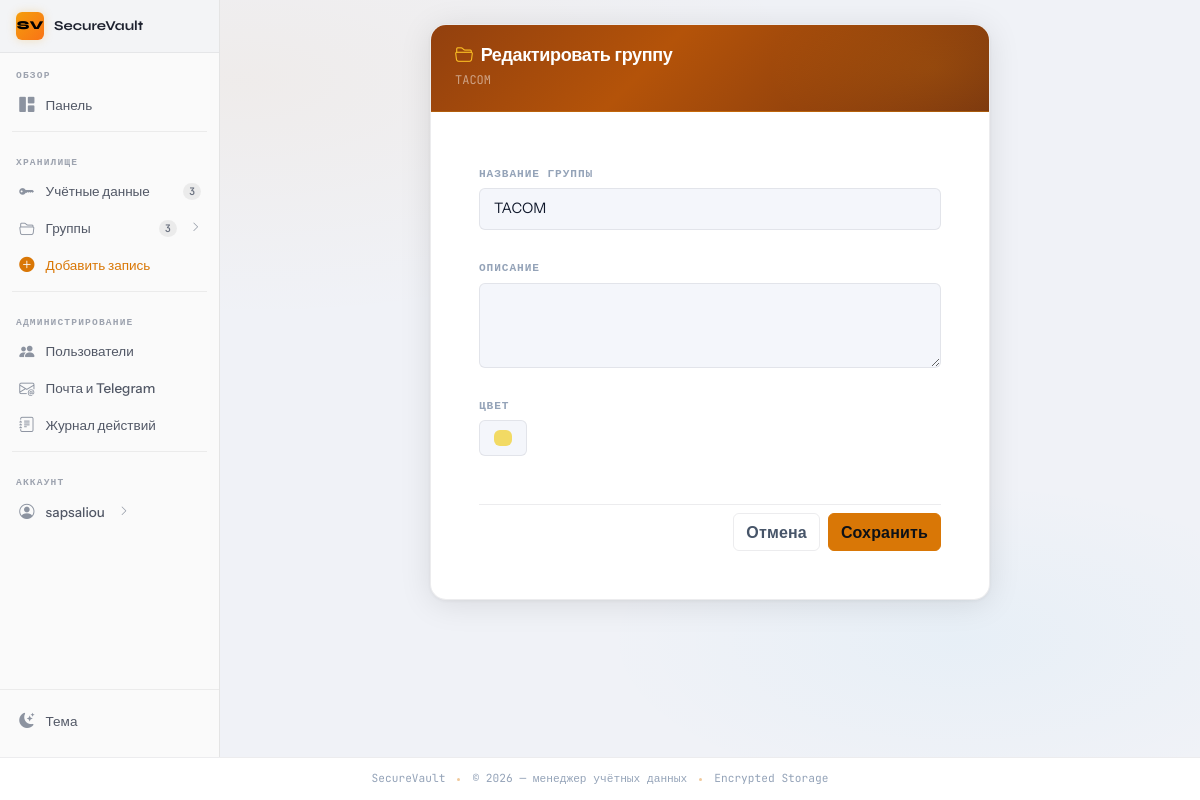
/credentials/group/2/edit (signed in), run on the app's committed database.
### app/models.py (models this page shows, shortened)
class User(UserMixin, db.Model):
    id = db.Column(db.Integer, primary_key=True)
    username = db.Column(db.String(80), unique=True, nullable=False, index=True)
    email = db.Column(db.String(120), unique=True, nullable=False, index=True)
    password_hash = db.Column(db.String(255), nullable=False)
    created_at = db.Column(db.DateTime, default=datetime.utcnow)
    last_login = db.Column(db.DateTime)
    is_active = db.Column(db.Boolean, default=True)
    is_admin = db.Column(db.Boolean, default=False, nullable=False)
    credentials = db.relationship('Credential', backref='owner', lazy='dynamic', cascade='all, delete-orphan')
    groups = db.relationship('CredentialGroup', backref='creator', lazy='dynamic', cascade='all, delete-orphan')
    shares_received = db.relationship(
        'CredentialShare',
        foreign_keys='CredentialShare.shared_with_user_id',
        back_populates='shared_with_user',
        lazy='dynamic',
    )

class CredentialGroup(db.Model):
    id = db.Column(db.Integer, primary_key=True)
    name = db.Column(db.String(120), nullable=False)
    description = db.Column(db.Text)
    user_id = db.Column(db.Integer, db.ForeignKey('user.id'), nullable=False)
    created_at = db.Column(db.DateTime, default=datetime.utcnow)
    color = db.Column(db.String(7), default='#3b82f6')
    credentials = db.relationship('Credential', backref='group', lazy='dynamic', cascade='all, delete-orphan')

### app/routes.py (the view, shortened to what this page needs)
@credential_bp.route('/group/<int:group_id>/edit', methods=['GET', 'POST'])
@login_required
def edit_group(group_id):
    group = CredentialGroup.query.get_or_404(group_id)
    if group.user_id != current_user.id:
        flash('У вас нет доступа', 'danger')
        return redirect(url_for('credential_bp.list_credentials'))
    form = GroupForm()
    if request.method == 'GET':
        form.name.data = group.name
        form.description.data = group.description
        form.color.data = group.color or '#6366f1'
    return render_template('edit_group.html', form=form, group=group)

### app/forms.py
class GroupForm(FlaskForm):
    name = StringField('Название группы', validators=[DataRequired(), Length(min=1, max=120)])
    description = TextAreaField('Описание', validators=[Optional()])
    color = StringField(
        'Цвет',
        default='#6366f1',
        validators=[Optional()],
        render_kw={'type': 'color', 'class': 'form-control form-control-color'},
    )
    submit = SubmitField('Создать группу')

### app/templates/edit_group.html (shortened to what this page needs)
{% extends "base.html" %}
{% block content %}
<div class="py-4 animate-fadein" style="max-width:560px;margin-inline:auto;">
  <div class="card-form">
    <div class="card-form-header">
      <h4><i class="bi bi-folder2-open"></i> Редактировать группу</h4>
      <small>{{ group.name }}</small>
    </div>
    <div class="p-4 p-md-5">
      <form method="POST" novalidate>
        <div class="mb-4">
          {{ form.name.label(class="form-label") }}
          {% if form.name.errors %}
            {{ form.name(class="form-control is-invalid") }}
            <div class="invalid-feedback d-block">{% for e in form.name.errors %}{{ e }}{% endfor %}</div>
          {% else %}
            {{ form.name(class="form-control") }}
          {% endif %}
        </div>
        <div class="mb-4">
          {{ form.description.label(class="form-label") }}
          {{ form.description(class="form-control", rows=3) }}
        </div>
        <div class="mb-5">
          {{ form.color.label(class="form-label") }}
          {{ form.color() }}
        </div>
        <div class="d-flex gap-2 justify-content-end pt-2" style="border-top:1px solid var(--border);">
          <a href="{{ url_for('credential_bp.list_credentials') }}" class="btn btn-outline-secondary">Отмена</a>
          {{ form.submit(class="btn btn-primary", value="Сохранить") }}
        </div>
      </form>
    </div>
  </div>
</div>
{% endblock %}

### app/templates/partials/sidebar_right.html (shortened to what this page needs)
<div class="sv-sidebar-project">
  <div class="sv-sidebar-project-icon">SV</div>
  <span class="sv-sidebar-project-name">SecureVault</span>
</div>
<nav aria-label="Основная навигация">
  <span class="sv-sidebar-section-label">Обзор</span>
  <ul class="sv-nav">
    <li class="sv-nav-item">
      <a class="sv-nav-link" href="{{ url_for('main.dashboard') }}">
        <span class="sv-nav-icon"><i class="bi bi-grid-1x2-fill"></i></span>
        <span>Панель</span>
      </a>
    </li>
  </ul>
  <div class="sv-sidebar-divider"></div>
  <span class="sv-sidebar-section-label">Хранилище</span>
  <ul class="sv-nav">
    <li class="sv-nav-item">
      <a class="sv-nav-link" href="{{ url_for('credential_bp.list_credentials') }}">
        <span class="sv-nav-icon"><i class="bi bi-key-fill"></i></span>
        <span>Учётные данные</span>
        <span class="sv-nav-badge {% if current_user.credentials.count() == 0 %}sv-nav-badge-0{% endif %}">
          {{ current_user.credentials.count() }}
        </span>
      </a>
    </li>
    <li class="sv-nav-item">
      <button class="sv-nav-link"
              type="button"
              data-bs-toggle="collapse"
              data-bs-target="#sbGroups"
              aria-expanded="false"
              aria-controls="sbGroups">
        <span class="sv-nav-icon"><i class="bi bi-folder2-open"></i></span>
        <span>Группы</span>
        <span class="sv-nav-badge {% if current_user.groups.count() == 0 %}sv-nav-badge-0{% endif %}">
          {{ current_user.groups.count() }}
        </span>
        <i class="bi bi-chevron-right sv-nav-arrow ms-1"></i>
      </button>
          {% set groups = current_user.groups.order_by('name').all() %}
    </li>
    <li class="sv-nav-item">
      <a class="sv-nav-link" href="{{ url_for('credential_bp.add_credential') }}"
         style="color: var(--accent);">
        <span class="sv-nav-icon" style="color:var(--accent);"><i class="bi bi-plus-circle-fill"></i></span>
        <span>Добавить запись</span>
      </a>
    </li>
  </ul>
  {% if current_user.is_admin %}
  <div class="sv-sidebar-divider"></div>
  <span class="sv-sidebar-section-label">Администрирование</span>
  <ul class="sv-nav">
    <li class="sv-nav-item">
      <a class="sv-nav-link" href="{{ url_for('admin.admin_user_list') }}">
        <span class="sv-nav-icon"><i class="bi bi-people-fill"></i></span>
        <span>Пользователи</span>
      </a>
    </li>
    <li class="sv-nav-item">
      <a class="sv-nav-link" href="{{ url_for('admin.admin_delivery_settings') }}">
        <span class="sv-nav-icon"><i class="bi bi-envelope-at"></i></span>
        <span>Почта и Telegram</span>
      </a>
    </li>
    <li class="sv-nav-item">
      <a class="sv-nav-link" href="{{ url_for('admin.admin_audit_log') }}">
        <span class="sv-nav-icon"><i class="bi bi-journal-text"></i></span>
        <span>Журнал действий</span>
      </a>
    </li>
  </ul>
  {% endif %}
  <div class="sv-sidebar-divider"></div>
  <span class="sv-sidebar-section-label">Аккаунт</span>
  <ul class="sv-nav">
    <li class="sv-nav-item">
      <button class="sv-nav-link"
              type="button"
              data-bs-toggle="collapse"
              data-bs-target="#sbAccount"
              aria-expanded="false"
              aria-controls="sbAccount">
        <span class="sv-nav-icon"><i class="bi bi-person-circle"></i></span>
        <span class="text-truncate">{{ current_user.username }}</span>
        <i class="bi bi-chevron-right sv-nav-arrow ms-1"></i>
      </button>
    </li>
  </ul>
</nav>
<div class="sv-sidebar-actions">
  <button type="button" class="sv-theme-btn theme-toggle" title="Сменить тему">
    <span class="sv-nav-icon">
      <i class="bi bi-moon-stars-fill theme-icon-dark"></i>
    </span>
    <span>Тема</span>
  </button>
</div>

### app/static/css/sidebar.css (style rules this page uses)
:root, [data-bs-theme="dark"] { --sv-sidebar-bg: #1f1f1f; --sv-sidebar-border: rgba(255,255,255,0.07); --sv-sidebar-text: #b0b7c3; --sv-sidebar-text-hover:#e8eaf0; --sv-sidebar-active-bg: rgba(255,255,255,0.08); --sv-sidebar-active-border: var(--accent); --sv-sidebar-icon: #6b7280; --sv-sidebar-icon-hover:#c9d1de; --sv-sidebar-section: #6b7280; --sv-sidebar-scrollbar: #2e3340; --sv-sidebar-header-bg: #161616; --sv-sidebar-divider: rgba(255,255,255,0.06); --sv-sidebar-badge-bg: rgba(255,255,255,0.08); --sv-sidebar-badge: #8b929e; }
[data-bs-theme="light"] { --sv-sidebar-bg: #fafafa; --sv-sidebar-border: rgba(0,0,0,0.09); --sv-sidebar-text: #525866; --sv-sidebar-text-hover:#1f2330; --sv-sidebar-active-bg: rgba(0,0,0,0.05); --sv-sidebar-active-border: var(--accent); --sv-sidebar-icon: #8c93a0; --sv-sidebar-icon-hover:#374151; --sv-sidebar-section: #9da3af; --sv-sidebar-scrollbar: #d0d4db; --sv-sidebar-header-bg: #f3f4f6; --sv-sidebar-divider: rgba(0,0,0,0.06); --sv-sidebar-badge-bg: rgba(0,0,0,0.06); --sv-sidebar-badge: #6b7280; }
.sv-sidebar-project { background: var(--sv-sidebar-header-bg); border-bottom: 1px solid var(--sv-sidebar-divider); padding: 0.75rem 1rem; display: flex; align-items: center; gap: 0.625rem; flex-shrink: 0; }
.sv-sidebar-project-icon { width: 1.75rem; height: 1.75rem; border-radius: 6px; background: linear-gradient(135deg, var(--amber-500), #f97316); display: flex; align-items: center; justify-content: center; font-size: 0.75rem; color: #000; font-weight: 800; font-family: var(--font-display); flex-shrink: 0; box-shadow: 0 0 10px rgba(245,158,11,0.25); }
.sv-sidebar-project-name { font-family: var(--font-display); font-size: 0.85rem; font-weight: 700; color: var(--sv-sidebar-text-hover); white-space: nowrap; overflow: hidden; text-overflow: ellipsis; }
.sv-sidebar-section-label { font-family: var(--font-mono); font-size: 0.6rem; font-weight: 700; letter-spacing: 0.12em; text-transform: uppercase; color: var(--sv-sidebar-section); padding: 0.875rem 1rem 0.3rem; display: block; user-select: none; }
.sv-nav { list-style: none; padding: 0 0.5rem; margin: 0; display: flex; flex-direction: column; gap: 1px; }
.sv-nav-item { position: relative; }
.sv-nav-link { display: flex; align-items: center; gap: 0.625rem; padding: 0.45rem 0.625rem; border-radius: 6px; color: var(--sv-sidebar-text); text-decoration: none; font-size: 0.845rem; font-weight: 500; transition: background 160ms, color 160ms; cursor: pointer; border: none; background: none; width: 100%; text-align: left; line-height: 1.4; position: relative; }
.sv-nav-icon { color: var(--sv-sidebar-icon); font-size: 0.95rem; width: 1.1rem; display: flex; align-items: center; justify-content: center; flex-shrink: 0; transition: color 160ms; }
.sv-nav-badge { margin-left: auto; font-family: var(--font-mono); font-size: 0.65rem; font-weight: 600; background: var(--sv-sidebar-badge-bg); color: var(--sv-sidebar-badge); border-radius: 999px; padding: 0.1em 0.55em; min-width: 1.4em; text-align: center; flex-shrink: 0; }
.sv-nav-arrow { margin-left: auto; color: var(--sv-sidebar-icon); font-size: 0.65rem; transition: transform 220ms var(--ease-out), color 160ms; flex-shrink: 0; }
.sv-sidebar-divider { height: 1px; background: var(--sv-sidebar-divider); margin: 0.5rem 0.75rem; flex-shrink: 0; }
.sv-sidebar-actions { margin-top: auto; padding: 0.75rem 0.5rem 1rem; border-top: 1px solid var(--sv-sidebar-divider); flex-shrink: 0; }
.sv-theme-btn { display: flex; align-items: center; gap: 0.625rem; padding: 0.45rem 0.625rem; border-radius: 6px; color: var(--sv-sidebar-text); font-size: 0.845rem; font-weight: 500; background: none; border: none; width: 100%; text-align: left; cursor: pointer; transition: background 160ms, color 160ms; }
.sv-theme-btn .sv-nav-icon { color: var(--sv-sidebar-icon); }

### data on the page
User: username "sapsaliou"
CredentialGroup: name "TACOM", color "#f2da64"

### other printed values
{{ current_user.credentials.count() }} "3"
{{ current_user.groups.count() }} "3"
